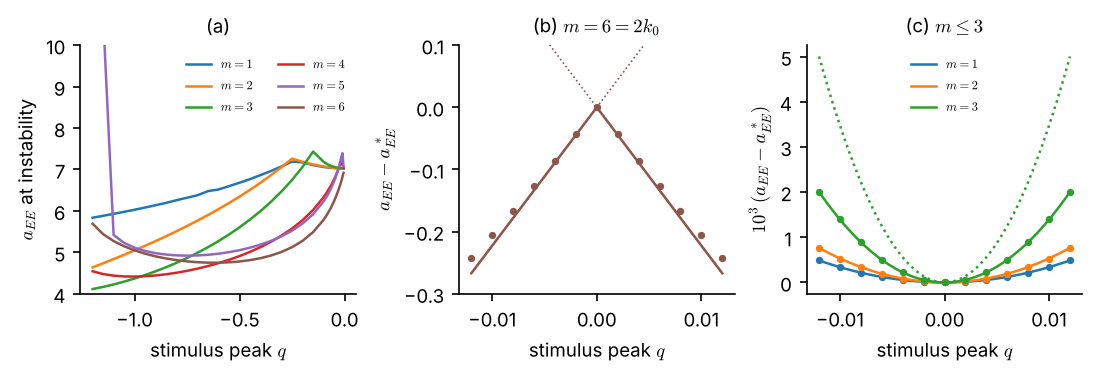

This chart was generated by the following Python code:
"""Thresholds of a static stimulus q cos(2 pi m x/L) on E, with the small-q theory (report Sec. 9).

Reads results/two_parameter_curves.json (from theory/code/two_parameter_curves.py).
Usage: uv run python figures/two_parameter_curves.py   (writes figures/two_parameter_curves.pdf)
"""
import json

import matplotlib
import numpy as np

from mcn_project import presets
from mcn_project.linear import find_onset
from mcn_project.normal_form import (
    cubic_coefficients,
    static_forcing_coefficients,
    unit_forcing_coefficients,
)

matplotlib.use("Agg")
import matplotlib.pyplot as plt

plt.style.use("figures/style.mplstyle")
model = presets.wilson_cowan()
onset = find_onset(model, 1, (4, 9))
alpha = cubic_coefficients(model, onset).alpha.real
data = json.load(open("results/two_parameter_curves.json"))
curves, near_zero = data["curves"], data["near_zero"]

fig, axs = plt.subplots(1, 3, figsize=(7.2, 2.4), layout="constrained")
for m, c in curves.items():
    c = np.array(c, dtype=float)
    axs[0].plot(c[:, 0], c[:, 1], label=f"$m={m}$")
axs[0].set(xlabel="stimulus peak $q$", ylabel="$a_{EE}$ at instability", ylim=(4, 10), title="(a)")
axs[0].legend(ncol=2, fontsize=6)

q = np.linspace(-0.012, 0.012, 201)
colors = {"1": "C0", "2": "C1", "3": "C2", "6": "C5"}
slope = abs(unit_forcing_coefficients(model, onset)[1].real) / alpha
for sign in (1, -1):                                   # m = 6: the two branches A = +-B
    axs[1].plot(q, sign * slope * q, color=colors["6"], lw=0.8, ls=":")
axs[1].plot(q, -slope * abs(q), color=colors["6"])
c = np.array(near_zero["6"])
axs[1].plot(c[:, 0], c[:, 1] - onset.kappa, "o", ms=2.5, color=colors["6"])
axs[1].set(xlabel="stimulus peak $q$", ylabel=r"$a_{EE}-a_{EE}^*$", ylim=(-0.3, 0.1), title="(b) $m=6=2k_0$")

for m in ("1", "2", "3"):
    chi, xi = static_forcing_coefficients(model, onset, 2 * np.pi * int(m) / model.length, model.drive / 2)
    for sign in ([1, -1] if m == "3" else [1]):        # sign 1: the first branch to destabilize
        C = -(chi.real + sign * abs(np.real(xi))) / alpha
        axs[2].plot(q, 1e3 * C * q**2, color=colors[m], ls="-" if sign == 1 else ":",
                    label=f"$m={m}$" if sign == 1 else None)
    c = np.array(near_zero[m])
    axs[2].plot(c[:, 0], 1e3 * (c[:, 1] - onset.kappa), "o", ms=2.5, color=colors[m])
axs[2].set(xlabel="stimulus peak $q$", ylabel=r"$10^3\,(a_{EE}-a_{EE}^*)$", title=r"(c) $m\leq3$")
axs[2].legend(fontsize=6)
fig.savefig("figures/two_parameter_curves.pdf")
fig.savefig("figures/two_parameter_curves.png", dpi=150)
